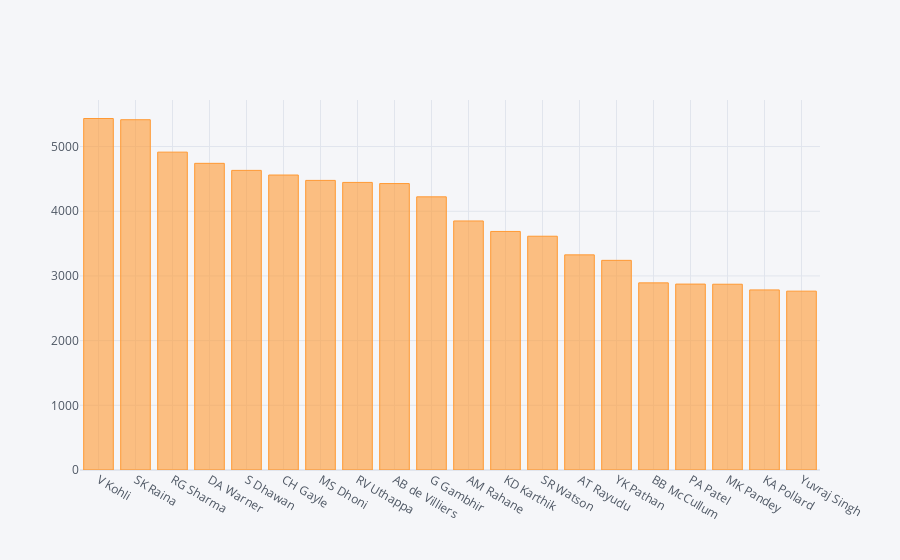

Notebook code for this chart:
### Code cell
batsman[:20].iplot(kind = 'bar')

### Figure 1 — Plotly figure (JSON) as saved in the notebook; plotly's stock layout.template omitted (floating-point values rounded to 4 significant figures)
{"data": [{"marker": {"color": "rgba(255, 153, 51, 0.6)", "line": {"color": "rgba(255, 153, 51, 1.0)", "width": 1}}, "name": "batsman_runs", "orientation": "v", "text": "", "type": "bar", "x": ["V Kohli", "SK Raina", "RG Sharma", "DA Warner", "S Dhawan", "CH Gayle", "MS Dhoni", "RV Uthappa", "AB de Villiers", "G Gambhir", "AM Rahane", "KD Karthik", "SR Watson", "AT Rayudu", "YK Pathan", "BB McCullum", "PA Patel", "MK Pandey", "KA Pollard", "Yuvraj Singh"], "y": [5434, 5415, 4914, 4741, 4632, 4560, 4477, 4446, 4428, 4223, 3850, 3688, 3614, 3326, 3241, 2893, 2874, 2872, 2784, 2765]}], "layout": {"legend": {"bgcolor": "#F5F6F9", "font": {"color": "#4D5663"}}, "paper_bgcolor": "#F5F6F9", "plot_bgcolor": "#F5F6F9", "title": {"font": {"color": "#4D5663"}}, "xaxis": {"gridcolor": "#E1E5ED", "showgrid": true, "tickfont": {"color": "#4D5663"}, "title": {"font": {"color": "#4D5663"}, "text": ""}, "zerolinecolor": "#E1E5ED"}, "yaxis": {"gridcolor": "#E1E5ED", "showgrid": true, "tickfont": {"color": "#4D5663"}, "title": {"font": {"color": "#4D5663"}, "text": ""}, "zerolinecolor": "#E1E5ED"}}}
